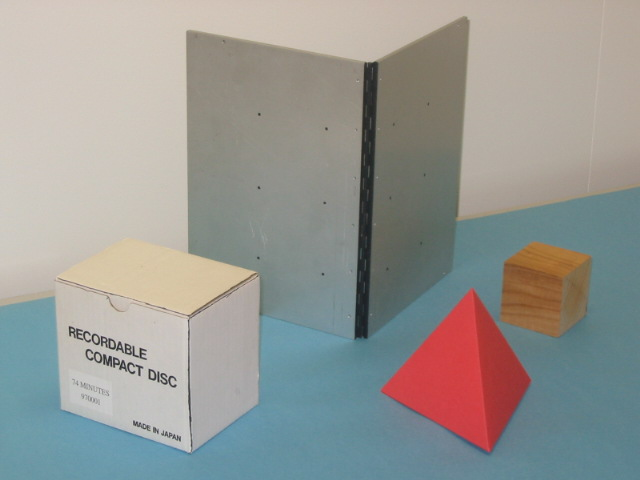
%> input picture WPO2_BoyaZhang/left.jpg, 640 x 480 px
$ octave lab2.m   (GNU Octave 9; MATLAB toolbox functions it lacks are replaced by stand-ins)
%> lines starting %> are read from the running program, lines starting %| are printed output that depends on the picture; in (x1, y1, x2, y2) boxes, pixels count from 0 and x2, y2 are one past the last pixel; in counts of white or black regions, pixels touching at a corner belong together; the program's own positions count from 1
clear all; close all; %#ok<*CLALL>
%% Part 1
% [10 lines of commented-out code are left out]

load('points.mat');
calpoints = load('calibration_points3.txt');
calpoints = calpoints';

% Matrix M (left)
Al = zeros(24,12);
for i=1:24
    if mod(i,2)
     Al(i,:) = [calpoints(1,(i+1)/2),calpoints(2,(i+1)/2),calpoints(3,(i+1)/2),1,0,0,0,0,-xl((i+1)/2)*calpoints(1,(i+1)/2),-xl((i+1)/2)*calpoints(2,(i+1)/2),-xl((i+1)/2)*calpoints(3,(i+1)/2),-xl((i+1)/2)];
    else
     Al(i,:) = [0,0,0,0,calpoints(1,i/2),calpoints(2,i/2),calpoints(3,i/2),1,-yl(i/2)*calpoints(1,i/2),-yl(i/2)*calpoints(2,i/2),-yl(i/2)*calpoints(3,i/2),-yl(i/2)];
    end
end
[Ul,Sl,Vl] = svd(Al);
Ml = Vl(:,12);
Ml = reshape(Ml,[4 3])';
Ml = Ml/Ml(end); %normalization

% Matrix M (right)
Ar = zeros(24,12);
for i=1:24
    if mod(i,2)
     Ar(i,:) = [calpoints(1,(i+1)/2),calpoints(2,(i+1)/2),calpoints(3,(i+1)/2),1,0,0,0,0,-xl((i+1)/2)*calpoints(1,(i+1)/2),-xr((i+1)/2)*calpoints(2,(i+1)/2),-xr((i+1)/2)*calpoints(3,(i+1)/2),-xr((i+1)/2)];
    else
     Ar(i,:) = [0,0,0,0,calpoints(1,i/2),calpoints(2,i/2),calpoints(3,i/2),1,-yl(i/2)*calpoints(1,i/2),-yr(i/2)*calpoints(2,i/2),-yr(i/2)*calpoints(3,i/2),-yr(i/2)];
    end
end
[Ur,Sr,Vr] = svd(Ar);
Mr = Vr(:,12);
Mr = reshape(Mr,[4 3])';
Mr = Mr/Mr(end); %normalization

% Coordinate system (left)
cs_l = Ml*[0 200 0 0; 0 0 200 0; 0 0 0 200;1 1 1 1];
for i=1:4
    cs_l(:,i) = cs_l(:,i)/cs_l(3,i); %normalization
end

% Points in the coordinate system (left)
points_l = Ml*[calpoints(1,:);calpoints(2,:);calpoints(3,:);ones(1,12)];
for i=1:12
    points_l(:,i) = points_l(:,i)/points_l(3,i); %normalization
end

% Coordinate system (right)
cs_r = Mr*[0 200 0 0; 0 0 200 0; 0 0 0 200;1 1 1 1];
for i=1:4
    cs_r(:,i) = cs_r(:,i)/cs_r(3,i); %normalization
end

% Points in the coordinate system (right)
points_r = Mr*[calpoints(1,:);calpoints(2,:);calpoints(3,:);ones(1,12)];
for i=1:12
    points_r(:,i) = points_r(:,i)/points_r(3,i); %normalization
end

% plot1
figure;
% left
subplot(1,2,1);
image_left = imread("left.jpg");
%> image_left is the input picture: size 480x640x3 uint8; mean R, G, B 151.5, 152, 147.7
image_left = insertMarker(image_left,points_l(1:2,:)','x');
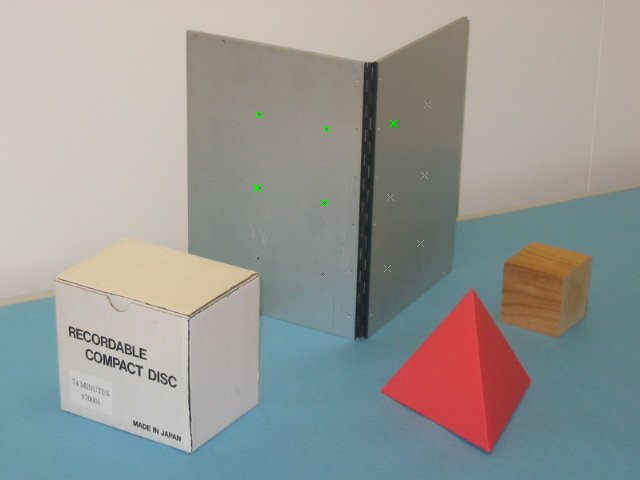
%> image_left: size 480x640x3 uint8; 0.05% of pixels changed, all inside (x1, y1, x2, y2) = (254, 101, 431, 278)
imshow(image_left);
hold on;
for n = 1:12
text(points_l(1,n),points_l(2,n),num2str(n));
end
hold on;
line([cs_l(1,1),cs_l(1,2)],[cs_l(2,1),cs_l(2,2)]);
line([cs_l(1,1),cs_l(1,3)],[cs_l(2,1),cs_l(2,3)]);
line([cs_l(1,1),cs_l(1,4)],[cs_l(2,1),cs_l(2,4)]);
title('Left image');
axis on;
% right
subplot(1,2,2);
image_right = imread("right.jpg");
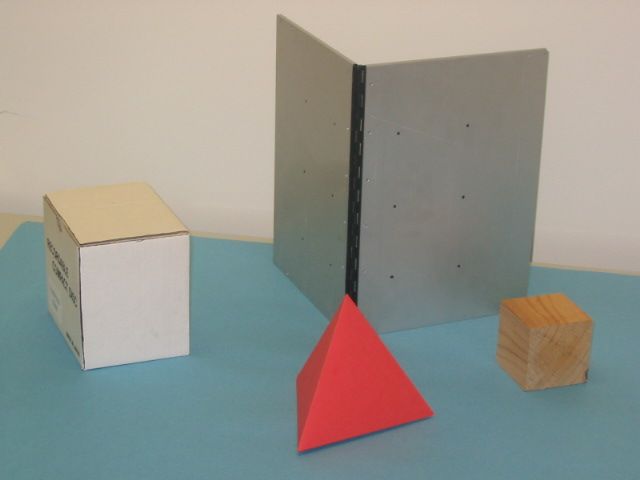
%> input picture WPO2_BoyaZhang/right.jpg, 640 x 480 px
%> image_right is the input picture: size 480x640x3 uint8; mean R, G, B 148.5, 148.3, 141.2
image_left = insertMarker(image_right,points_r(1:2,:)','x');
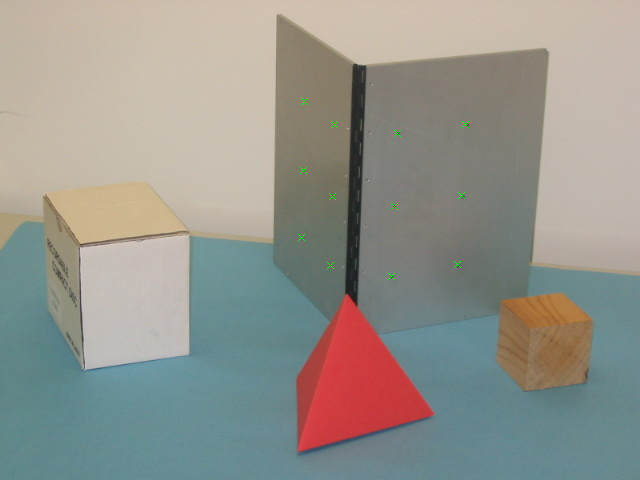
%> image_left: size 480x640x3 uint8; 0.05% of pixels changed, all inside (x1, y1, x2, y2) = (298, 98, 469, 280)
imshow(image_left);
hold on;
for n = 1:12
text(points_r(1,n),points_r(2,n),num2str(n));
end
hold on;
line([cs_r(1,1),cs_r(1,2)],[cs_r(2,1),cs_r(2,2)]);
line([cs_r(1,1),cs_r(1,3)],[cs_r(2,1),cs_r(2,3)]);
line([cs_r(1,1),cs_r(1,4)],[cs_r(2,1),cs_r(2,4)]);
title('Right image');
axis on;
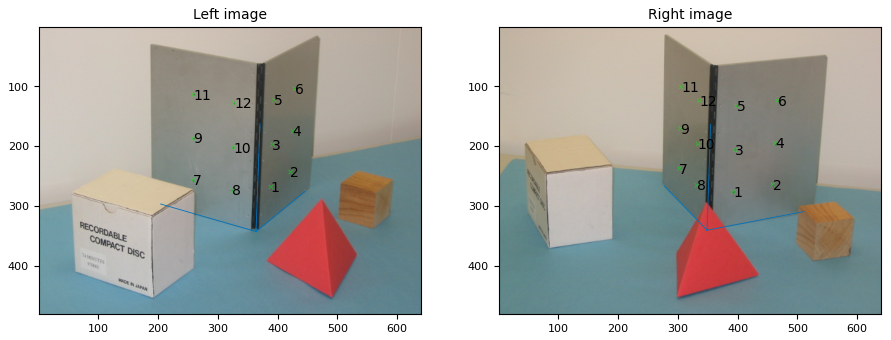
%> figure redrawn from the program's plot data, 2 panels
%% Part 2
% [7 lines of commented-out code are left out]

load('objects.mat');
points1 = zeros(4,12);
points2 = zeros(4,18);

for i=1:12
    B = [xl(i)*Ml(3,:)-Ml(1,:);yl(i)*Ml(3,:)-Ml(2,:);xr(i)*Mr(3,:)-Mr(1,:);yr(i)*Mr(3,:)-Mr(2,:)];
    [U1,S1,V1] = svd(B);
    points1(:,i) =  V1(:,end)';
    points1(:,i) = points1(:,i)/points1(4,i); %normalization
end

for i=1:18
    C = [objects_xl(i)*Ml(3,:)-Ml(1,:);objects_yl(i)*Ml(3,:)-Ml(2,:);objects_xr(i)*Mr(3,:)-Mr(1,:);objects_yr(i)*Mr(3,:)-Mr(2,:)];
    [U1,S1,V1] = svd(C);
    points2(:,i) =  V1(:,end)';
    points2(:,i) = points2(:,i)/points2(4,i); %normalization
end
points = [points1 points2];

%plot2
figure;
% points in 3D world
plot3(points(1,:),points(2,:),points(3,:),'b*');
for n=1:12
hold on;
text(points1(1,n),points1(2,n),points1(3,n),[' ',num2str(n)])
end

% 3D figure
% The book
max = max(points1,[],2);
patch_x = [0 0 0 0];
patch_y = [max(2) 0 0 max(2)];
patch_z = [max(3) max(3) 0 0];
hold on;
patch(patch_x,patch_y,patch_z,[0.2 0.2 0.2],'FaceAlpha',0.5);
clear('patch_x','patch_y','patch_z');
patch_x = [0 0 max(1) max(1)];
patch_y = [0 0 0 0];
patch_z = [max(3) 0 0 max(3)];
hold on;
patch(patch_x,patch_y,patch_z,[0.2 0.2 0.2],'FaceAlpha',0.5);
clear('patch_x','patch_y','patch_z');

% The objects
% Cube1
patch_x = [points2(1,1) points2(1,4) points2(1,3) points2(1,2)];
patch_y = [points2(2,1) points2(2,4) points2(2,3) points2(2,2)];
patch_z = [points2(3,1) points2(3,4) points2(3,3) points2(3,2)];
hold on;
patch(patch_x,patch_y,patch_z,[0.8 0.8 0.8]);
clear('x_patch','y_patch','z_patch');
patch_x = [points2(1,1) points2(1,5) points2(1,6) points2(1,4)];
patch_y = [points2(2,1) points2(2,5) points2(2,6) points2(2,4)];
patch_z = [points2(3,1) points2(3,5) points2(3,6) points2(3,4)];
hold on;
patch(patch_x,patch_y,patch_z,[0.8 0.8 0.8]);
clear('x_patch','y_patch','z_patch');

patch_x = [points2(1,6) points2(1,7) points2(1,3) points2(1,4)];
patch_y = [points2(2,6) points2(2,7) points2(2,3) points2(2,4)];
patch_z = [points2(3,6) points2(3,7) points2(3,3) points2(3,4)];
hold on;
patch(patch_x,patch_y,patch_z,[0.8 0.8 0.8]);
clear('x_patch','y_patch','z_patch');

% Pyramid
patch_x = [points2(1,9) points2(1,8) points2(1,11)];
patch_y = [points2(2,9) points2(2,8) points2(2,11)];
patch_z = [points2(3,9) points2(3,8) points2(3,11)];
hold on;
patch(patch_x,patch_y,patch_z,[0.9 0 0]);
clear('x_patch','y_patch','z_patch');
patch_x = [points2(1,9) points2(1,11) points2(1,10)];
patch_y = [points2(2,9) points2(2,11) points2(2,10)];
patch_z = [points2(3,9) points2(3,11) points2(3,10)];
hold on;
patch(patch_x,patch_y,patch_z,[0.9 0 0]);
clear('x_patch','y_patch','z_patch');

% Cube2
patch_x = [points2(1,12) points2(1,15) points2(1,14) points2(1,13)];
patch_y = [points2(2,12) points2(2,15) points2(2,14) points2(2,13)];
patch_z = [points2(3,12) points2(3,15) points2(3,14) points2(3,13)];
hold on;
patch(patch_x,patch_y,patch_z,[0.7 0.7 0.5]);
clear('x_patch','y_patch','z_patch');
patch_x = [points2(1,12) points2(1,16) points2(1,17) points2(1,15)];
patch_y = [points2(2,12) points2(2,16) points2(2,17) points2(2,15)];
patch_z = [points2(3,12) points2(3,16) points2(3,17) points2(3,15)];
hold on;
patch(patch_x,patch_y,patch_z,[0.7 0.7 0.5]);
clear('x_patch','y_patch','z_patch');
patch_x = [points2(1,17) points2(1,18) points2(1,14) points2(1,15)];
patch_y = [points2(2,17) points2(2,18) points2(2,14) points2(2,15)];
patch_z = [points2(3,17) points2(3,18) points2(3,14) points2(3,15)];
hold on;
patch(patch_x,patch_y,patch_z,[0.7 0.7 0.5]);
clear('x_patch','y_patch','z_patch');

title('3D reconstruction');
xlabel('x');ylabel('y');zlabel('z');
axis tight equal;
grid on;
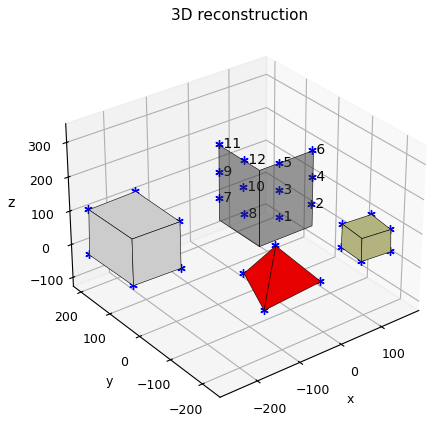
%> figure redrawn from the program's plot data
